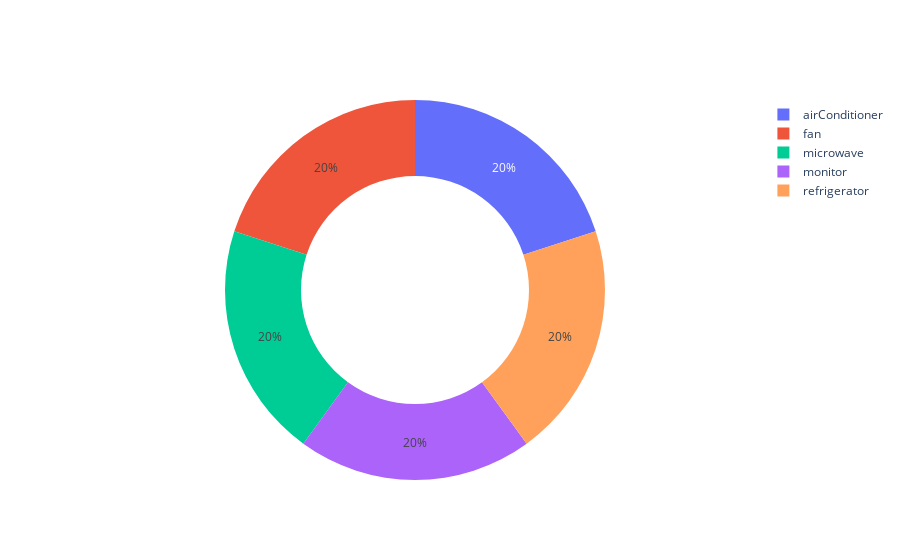

The cell this chart's notebook holds for it:
### Code cell
configure_plotly_browser_state()
fig = {
  "data": [
    {
      "values": devQaunt['device'].to_numpy(),
      "labels": devQaunt.index.values.tolist(),
      "domain": {"column": 0},
      "name": "",
      "hoverinfo":"label+percent+name",
      "hole": .6,
      "type": "pie"
    }],
  "layout": {
        #"title":"Distribuição de carros avaliados",
        "grid": {"rows": 1, "columns": 1},
        "annotations": [
            {
                "font": {
                    "size": 36
                },
                "showarrow": False,
                "text": "",
                "x": 0.5,
                "y": 0.5
            }
        ]
    }
}
print("\n\n\t\t\t\tDistribuição de dispositivos")
py.iplot(fig, filename='dev')

### Figure 1 — Plotly figure (JSON) as saved in the notebook; plotly's stock layout.template omitted (floating-point values rounded to 4 significant figures)
{"data": [{"domain": {"column": 0}, "hole": 0.6, "hoverinfo": "label+percent+name", "labels": ["airConditioner", "fan", "microwave", "monitor", "refrigerator"], "name": "", "values": [400, 400, 400, 400, 400], "type": "pie"}], "layout": {"annotations": [{"font": {"size": 36}, "showarrow": false, "text": "", "x": 0.5, "y": 0.5}], "grid": {"columns": 1, "rows": 1}}}
